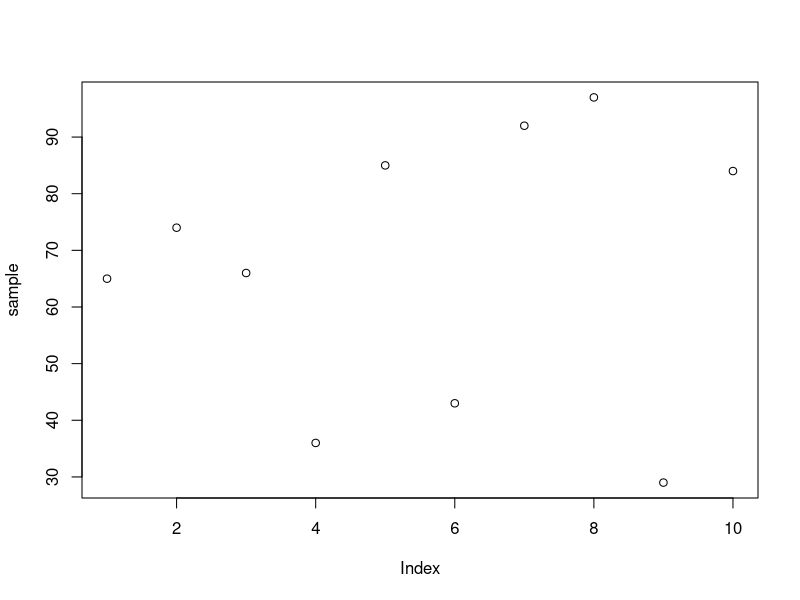
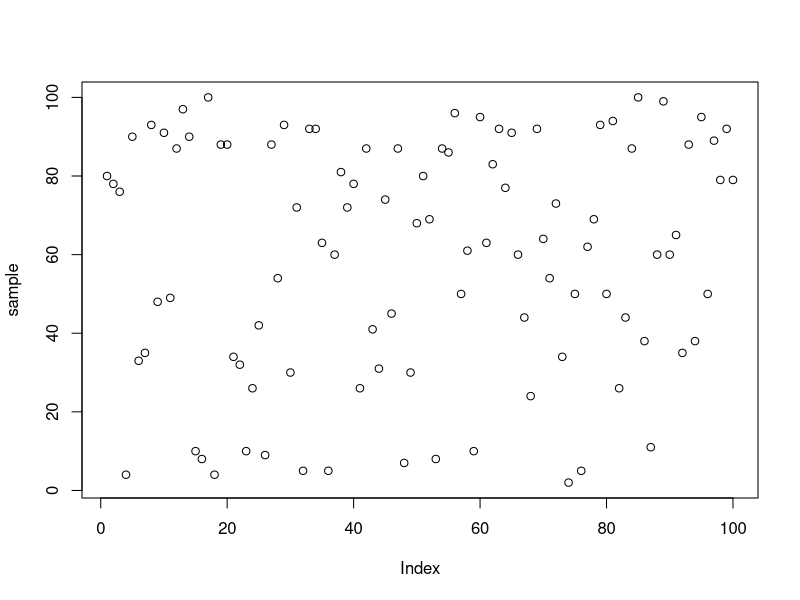
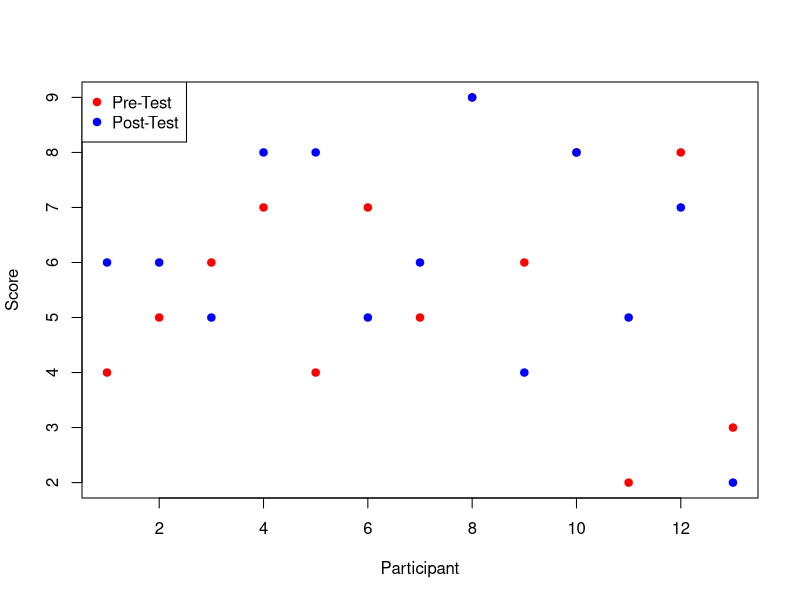

Write R code to recreate these figures, in order.
## ---- chunk 1
knitr::opts_chunk$set(echo = TRUE)
## ---- chunk 2
# Create a dataframe of participants and their age

ages = data.frame(Participants = c(1, 2, 3, 4, 5, 6, 7, 8, 9, 10, 11, 12, 13, 14, 15),
                  Participant_Age = c(28, 23, 28, 30, 24, 30, 20, 25, 29, 24, 24, 24, 20, 28, 29))

ages
## ---- chunk 3
# Create a function to find the mode of a set of data
getMode = function(v) {
  uniq = unique(v)
  uniq[which.max(tabulate(match(v, uniq)))]
}
## ---- chunk 4
# Find the mean of ages in the sample
mean = mean(ages$Participant_Age)
sprintf("The mean age in this sample is: %s", mean)

# Find the median of ages in the sample
median = median(ages$Participant_Age)
sprintf("The median age in this sample is: %s", median)

# Find the mode of ages in the sample
mode = getMode(ages$Participant_Age)
sprintf("The mode age in this sample is: %s", mode)
## ---- chunk 5
# Create a sample following the parameters 
sample = sample(1:100, 10, replace=TRUE)
sample
## ---- chunk 6
# Find the mean of the sample
mean = mean(sample)
sprintf("The mean in this sample is: %s", mean)

# Find the median of the sample
median = median(sample)
sprintf("The median in this sample is: %s", median)
## ---- chunk 7
# Compute the standard deviation of the sample
sd = sd(sample)
sprintf("The standard deviation of this sample is: %s", sd)
## ---- chunk 8
# Create a scatter plot of the sample values
plot(sample)
## ---- chunk 9
# Create a sample following the parameters 
sample = sample(1:100, 100, replace=TRUE)
sample
## ---- chunk 10
# Find the mean of the sample
mean = mean(sample)
sprintf("The mean in this sample is: %s", mean)

# Find the median of the sample
median = median(sample)
sprintf("The median in this sample is: %s", median)

# Compute the standard deviation of the sample
sd = sd(sample)
sprintf("The standard deviation of this sample is: %s", sd)
## ---- chunk 11
# Create a scatter plot of the sample values
plot(sample)
## ---- chunk 12
# Create a dataframe of Candy_Absent group

candy_absent = data.frame(Participant = c(1, 2, 3, 4, 5, 6, 7, 8, 9, 10, 11, 12, 13, 14, 15),
                  Reaction_Time = c(501, 536, 659, 317, 530, 523, 381, 573, 535, 509, 604, 704, 370, 440, 404))

candy_absent
## ---- chunk 13
# Create a dataframe of Candy_Present group

candy_present = data.frame(Participant = c(16, 17, 18, 19, 20, 21, 22, 23, 24, 25, 26, 27, 28, 29, 30),
                  Reaction_Time = c(690, 691, 510, 586, 675, 470,  533, 693, 440, 614, 475, 374, 500, 478, 664))

candy_present
## ---- chunk 14
# Find the mean of reaction times in the Candy Absent group
mean = mean(candy_absent$Reaction_Time)
sprintf("The mean reaction time in the Candy-Absent group is: %s", mean)

# Find the median of reaction time in the Candy Absent group
median = median(candy_absent$Reaction_Time)
sprintf("The median reaction time in the Candy-Absent group: %s", median)

# Find the mean of reaction times in the Candy Present group
mean = mean(candy_present$Reaction_Time)
sprintf("The mean reaction time in the Candy-Present group is: %s", mean)

# Find the median of reaction time in the Candy Present group
median = median(candy_present$Reaction_Time)
sprintf("The median reaction time in the Candy-Present group: %s", median)
## ---- chunk 15
# Find the index of the max reaction time in the Candy Absent group
max_time = which.max(candy_absent$Reaction_Time)

# Create a copy of the candy_absent data frame and change the value of the highest score 
candy_absent_copy = cbind(candy_absent)
candy_absent_copy = replace(candy_absent_copy$Reaction_Time, candy_absent_copy$Participant == max_time, (candy_absent_copy$Reaction_Time[candy_absent_copy$Participant == max_time]*10))

# Find the mean of reaction times in the altered Candy Absent group
mean = mean(candy_absent_copy)
sprintf("The mean reaction time in the altered Candy-Absent group is: %s", mean)

# Find the median of reaction time in the altered Candy Absent group
median = median(candy_absent_copy)
sprintf("The median reaction time in the altered Candy-Absent group: %s", median)
## ---- chunk 16
# Find the index of the max reaction time in the Candy Present group
max_time = which.max(candy_present$Reaction_Time)
max_time = candy_present$Participant[[max_time]]

# Create a copy of the candy_present data frame and change the value of the highest score 
candy_present_copy = cbind(candy_present)
candy_present_copy = replace(candy_present_copy$Reaction_Time, candy_present_copy$Participant == max_time, (candy_present_copy$Reaction_Time[candy_present_copy$Participant == max_time]*0.1))

# Find the mean of reaction times in the altered Candy Present group
mean = mean(candy_present_copy)
sprintf("The mean reaction time in the altered Candy-Present group is: %s", mean)

# Find the median of reaction time in the altered Candy Present group
median = median(candy_present_copy)
sprintf("The median reaction time in the altered Candy-Present group: %s", median)
## ---- chunk 17
# Create a dataframe of scores

scores = data.frame(Participant = c(1, 2, 3, 4, 5, 6, 7, 8, 9, 10, 11, 12, 13),
                  Pre_Test = c(4, 5, 6, 7, 4, 7, 5, 9, 6, 8, 2, 8, 3),
                  Post_Test = c(6, 6, 5, 8, 8, 5, 6, 9, 4, 8, 5, 7, 2))

scores
## ---- chunk 18
# Plot Pre-Test & Post-Test 
plot(scores$Participant, scores$Pre_Test, pch=19, col="red", xlab = "Participant", ylab = "Score")
points(scores$Participant, scores$Post_Test, pch=19, col = "blue")
legend("topleft", legend = c("Pre-Test", "Post-Test"),
       pch = 19, col = c("red", "blue"))
## ---- chunk 19
# Find the correlation between participants’ pre- and post-test scores
corr = cor(scores$Pre_Test, scores$Post_Test)
sprintf("The correlation between participants' pre- and post-test scores is: %s", corr)
